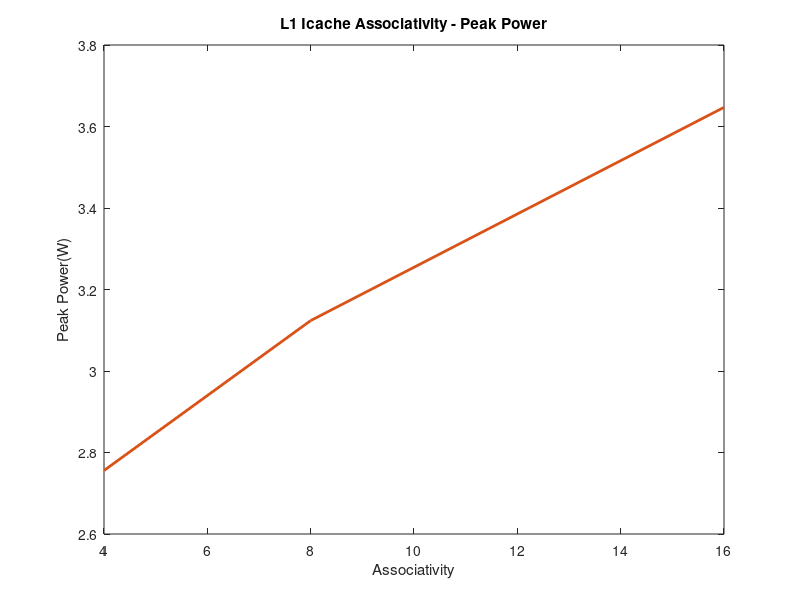

This chart was generated by the following MATLAB code:
%% L1 Icache Associativity

%401.bzip2 benchmark
peak4 = 2.28119 + 0.539842;
peak8 = 2.59246 + 0.539842;
peak16 = 3.18298 + 0.539842;

%429.mcf benchmark 
m4 = 2.28119 + 0.539842;
m8 = 2.59246 + 0.539842;
m16 = 3.18298 + 0.539842;

%456.hmmer benchmark
hm4 = 2.28119 + 0.539842;
hm8 = 2.59246 + 0.539842;
hm16 = 3.18298 + 0.539842;

%458.sjeng
j4 = 2.28119 + 0.539842;
j8 = 2.59246 + 0.539842;
j16 = 3.18298 + 0.539842;

%470.lbm benchmark
l4 = 1.95501 + 0.539842;
l8 = 2.54945 + 0.539842;
l16 = 2.80378 + 0.539842;

tot4 = (peak4 + m4 + hm4 + j4 + l4)/5;
tot8 = (peak8 + m8 + hm8 + j8 + l8)/5;
tot16 = (peak16 + m16 + hm16 + j16 + l16)/5;
total = [tot4, tot8, tot16];
assoc = [4 8 16];
%% PLOTS 
plot(assoc, total, 'col','#D95319','Linewidth', 2);
title('L1 Icache Associativity - Peak Power')
xlabel('Associativity')
ylabel('Peak Power(W)')